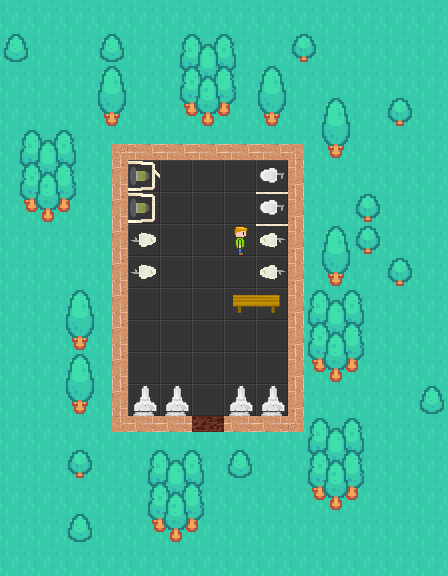

This is a level from a 2D game, rendered from its Tiled map with the project's own tilesets. A one-line summary and the complete map file follow:
An orthogonal 14x18 tile map with 32x32 px tiles, 4 tile layers (Background, Walls, Object_pictures, Decoration), 12 tilesets and 18 objects (10x obstacle, 5x toilet_wrong, toilet_correct, npc_wide, spawnpoint).

<map version="1.10" tiledversion="1.11.2" orientation="orthogonal" renderorder="right-down" width="14" height="18" tilewidth="32" tileheight="32" infinite="0" nextlayerid="8" nextobjectid="84">
 <tileset firstgid="1" source="floor.tsx" />
 <tileset firstgid="4" source="orange_wall.tsx" />
 <tileset firstgid="6" source="toilets_objects.tsx" />
 <tileset firstgid="15" source="orange_wall_half.tsx" />
 <tileset firstgid="17" source="Bob.tsx" />
 <tileset firstgid="21" source="restroom_assets.tsx" />
 <tileset firstgid="25" source="brown_npc.tsx" />
 <tileset firstgid="29" source="julia_npc.tsx" />
 <tileset firstgid="33" source="green_npc.tsx" />
 <tileset firstgid="37" source="businessman_npc.tsx" />
 <tileset firstgid="41" source="outer.tsx" />
 <tileset firstgid="95" source="walls.tsx" />
 <layer id="1" name="Background" width="14" height="18">
  <data encoding="csv">
51,51,51,51,51,51,51,51,51,51,51,51,51,51,
51,51,51,51,51,51,51,51,51,51,51,51,51,51,
51,51,51,51,51,51,51,51,51,51,51,51,51,51,
51,51,51,51,51,51,51,51,51,51,51,51,51,51,
51,51,51,51,51,51,51,51,51,51,51,51,51,51,
51,51,51,51,3,3,3,3,3,51,51,51,51,51,
51,51,51,51,3,3,3,3,3,51,51,51,51,51,
51,51,51,51,3,3,3,3,3,51,51,51,51,51,
51,51,51,51,3,3,3,3,3,51,51,51,51,51,
51,51,51,51,3,3,3,3,3,51,51,51,51,51,
51,51,51,51,3,3,3,3,3,51,51,51,51,51,
51,51,51,51,3,3,3,3,3,51,51,51,51,51,
51,51,51,51,3,3,3,3,3,51,51,51,51,51,
51,51,51,51,51,51,51,51,51,51,51,51,51,51,
51,51,51,51,51,51,51,51,51,51,51,51,51,51,
51,51,51,51,51,51,51,51,51,51,51,51,51,51,
51,51,51,51,51,51,51,51,51,51,51,51,51,51,
51,51,51,51,51,51,51,51,51,51,51,51,51,51
</data>
 </layer>
 <layer id="2" name="Walls" width="14" height="18">
  <data encoding="csv">
0,0,0,0,0,0,0,0,0,0,0,0,0,0,
0,0,0,0,0,0,0,0,0,0,0,0,0,0,
0,0,0,0,0,0,0,0,0,0,0,0,0,0,
0,0,0,0,0,0,0,0,0,0,0,0,0,0,
0,0,0,16,1610612751,1610612751,1610612751,1610612751,1610612751,2684354576,0,0,0,0,
0,0,0,3221225487,1610612745,0,0,0,0,15,0,0,0,0,
0,0,0,3221225487,0,0,0,0,0,15,0,0,0,0,
0,0,0,3221225487,0,0,0,0,0,15,0,0,0,0,
0,0,0,3221225487,0,0,0,0,0,15,0,0,0,0,
0,0,0,3221225487,0,0,0,0,0,15,0,0,0,0,
0,0,0,3221225487,0,0,0,0,0,15,0,0,0,0,
0,0,0,3221225487,0,0,0,0,0,15,0,0,0,0,
0,0,0,3221225487,0,0,0,0,0,15,0,0,0,0,
0,0,0,1610612752,2684354575,2684354575,1610612831,2684354575,2684354575,3221225488,0,0,0,0,
0,0,0,0,0,0,0,0,0,0,0,0,0,0,
0,0,0,0,0,0,0,0,0,0,0,0,0,0,
0,0,0,0,0,0,0,0,0,0,0,0,0,0,
0,0,0,0,0,0,0,0,0,0,0,0,0,0
</data>
 </layer>
 <layer id="4" name="Object_pictures" width="14" height="18">
  <data encoding="csv">
0,0,0,0,0,0,0,0,0,0,0,0,0,0,
0,0,0,0,0,0,0,0,0,0,0,0,0,0,
0,0,0,0,0,0,0,0,0,0,0,0,0,0,
0,0,0,0,0,0,0,0,0,0,0,0,0,0,
0,0,0,0,0,0,0,0,0,0,0,0,0,0,
0,0,0,0,1610612742,0,0,0,2684354573,0,0,0,0,0,
0,0,0,0,1610612742,0,0,0,2684354573,0,0,0,0,0,
0,0,0,0,1610612748,0,0,0,2684354572,0,0,0,0,0,
0,0,0,0,1610612748,0,0,0,2684354572,0,0,0,0,0,
0,0,0,0,0,0,0,21,22,0,0,0,0,0,
0,0,0,0,0,0,0,0,0,0,0,0,0,0,
0,0,0,0,0,0,0,0,0,0,0,0,0,0,
0,0,0,0,3221225495,3221225495,0,3221225495,3221225495,0,0,0,0,0,
0,0,0,0,0,0,0,0,0,0,0,0,0,0,
0,0,0,0,0,0,0,0,0,0,0,0,0,0,
0,0,0,0,0,0,0,0,0,0,0,0,0,0,
0,0,0,0,0,0,0,0,0,0,0,0,0,0,
0,0,0,0,0,0,0,0,0,0,0,0,0,0
</data>
 </layer>
 <layer id="7" name="Decoration" width="14" height="18">
  <data encoding="csv">
0,0,0,0,0,0,0,0,0,0,0,0,0,0,
76,0,0,76,0,73,74,75,0,94,0,0,0,0,
0,0,0,71,0,82,83,84,71,0,0,0,0,0,
0,0,0,80,0,91,92,93,80,0,71,0,94,0,
73,74,75,0,0,0,0,0,0,0,80,0,0,0,
82,83,84,0,0,0,0,0,0,0,0,0,0,0,
91,92,93,0,0,0,0,0,2684354574,0,0,94,0,0,
0,0,0,0,0,0,0,35,2684354574,0,71,94,0,0,
0,0,0,0,0,0,0,0,0,0,80,0,94,0,
0,0,71,0,0,0,0,0,0,73,74,75,0,0,
0,0,80,0,0,0,0,0,0,82,83,84,0,0,
0,0,71,0,0,0,0,0,0,91,92,93,0,0,
0,0,80,0,3221225496,3221225496,0,3221225496,3221225496,0,0,0,0,76,
0,0,0,0,0,0,0,0,0,73,74,75,0,0,
0,0,94,0,73,74,75,76,0,82,83,84,0,0,
0,0,0,0,82,83,84,0,0,91,92,93,0,0,
0,0,76,0,91,92,93,0,0,0,0,0,0,0,
0,0,0,0,0,0,0,0,0,0,0,0,0,0
</data>
 </layer>
 <objectgroup id="5" name="Objects">
  <object id="64" name="Wall" type="obstacle" x="96" y="416" width="224" height="32" />
  <object id="65" name="Correct" type="toilet_correct" x="256" y="160" width="32" height="32" />
  <object id="66" name="Wrong" type="toilet_wrong" x="128" y="224" width="32" height="32" />
  <object id="67" name="NPC" type="npc_wide" x="224" y="224" width="32" height="32" />
  <object id="70" name="Wall" type="obstacle" x="96" y="128" width="224" height="32" />
  <object id="71" name="Wall" type="obstacle" x="288" y="160" width="32" height="256" />
  <object id="72" name="Wall" type="obstacle" x="96" y="160" width="32" height="256" />
  <object id="73" name="Wrong" type="toilet_wrong" x="128" y="256" width="32" height="32" />
  <object id="74" name="Wrong" type="toilet_wrong" x="256" y="256" width="32" height="32" />
  <object id="75" name="Wrong" type="toilet_wrong" x="256" y="224" width="32" height="32" />
  <object id="76" name="Wrong" type="toilet_wrong" x="256" y="192" width="32" height="32" />
  <object id="77" name="Sink" type="obstacle" x="261.303" y="386.476" width="23" height="28.264" />
  <object id="78" name="Bench" type="obstacle" x="232.768" y="294.882" width="46.7209" height="11.0581" />
  <object id="80" name="Sink" type="obstacle" x="229.833" y="386.535" width="23" height="28.264" />
  <object id="81" name="Sink" type="obstacle" x="164.333" y="387" width="23" height="28.264" />
  <object id="82" name="Sink" type="obstacle" x="132.5" y="386.535" width="23" height="28.264" />
  <object id="83" name="Toilets" type="obstacle" x="128" y="160" width="32" height="64" />
 </objectgroup>
 <objectgroup id="6" name="Spawnpoint">
  <object id="69" name="Spawnpoint" type="spawnpoint" x="192" y="384" width="32" height="32" />
 </objectgroup>
</map>
